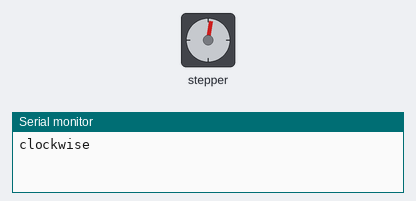
A sketch run on a simulated Arduino Uno, built with avr-gcc and run on an emulated ATmega328P. Shown: stepper motor, the last lines printed to the serial monitor. Stepper angles assume 360 steps per turn.

Above: at 0.15 s.
At 8.09 s:
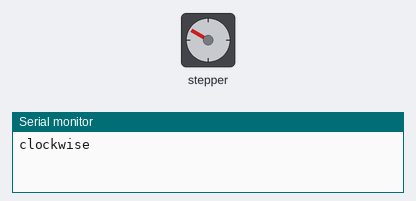
At 15.94 s:
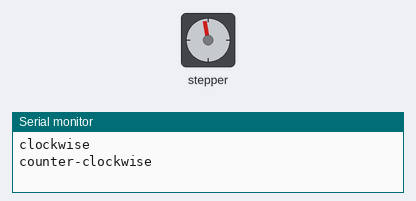
At 30.6 s:
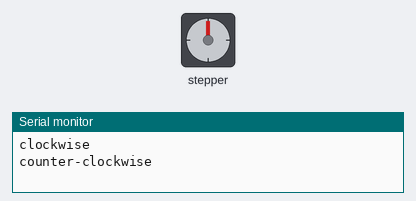
Timing chart, 0 to 40.0 s (numbered marks = the images above):
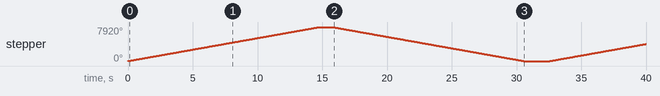

Measured:
- by itself, stepper: turns 7920° clockwise in 14.8 s, then 7920° counter-clockwise in 14.8 s, then 3970° clockwise in 7.4 s

The sketch:

StepperMotor_28BY_J48.ino
```cpp
#include <Stepper.h>

const int stepsPerRevolution = 360;  // change this to fit the number of steps per revolution
                                     // for your motor

// initialize the stepper library on pins 8 through 11:
Stepper myStepper(stepsPerRevolution, 6,7);

void setup() {
  myStepper.setSpeed(90);
  // initialize the serial port:
  Serial.begin(9600);
}

void loop() {
   rotate360();
   delay(1000);
   rotate360CC();

   delay(2000);
}

void rotate360(){
  // step one revolution  in one direction:
   Serial.println("clockwise");
   for(int i=0; i<22; i++){
      myStepper.step(stepsPerRevolution);
   }
}
void rotate360CC(){
  // step one revolution  in one direction:
   Serial.println("counter-clockwise");
   for(int i=0; i<22; i++){
      myStepper.step(-stepsPerRevolution);
   }
}
```
